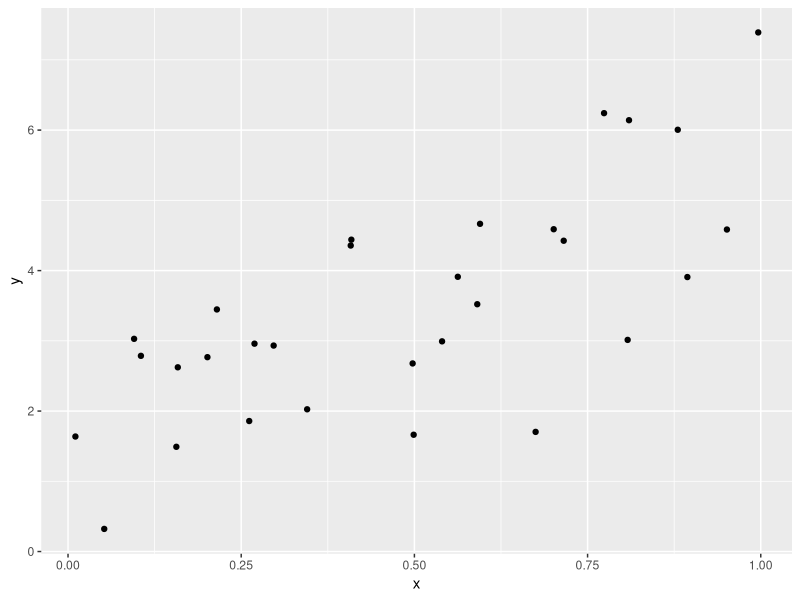

Recreate this plot in R.
## ---- chunk 1
knitr::opts_chunk$set(echo = TRUE)
library(tidyverse)
## ---- chunk 2

set.seed(1)

x = rnorm(25)

mean(x) / sd(x)
## ---- chunk 3

z_score = function(x) {
  
  z = mean(x) / sd(x)
  
  z # the things to return
  
}

z_score(x)
z_score(rnorm(1000))

## ---- chunk 4

## ---- chunk 5
z_score = function(x) {
  
  if (!is.numeric(x)) {
    stop("x must be numeric")
  } else if (length(x) < 3) {
    stop("x must have three or more entries")
  }
    
  
  z = mean(x) / sd(x)
  
  z 
  
}
## ---- chunk 6
z_score = function(x) {
  
  if (!is.numeric(x)) {
    stop("x must be numeric")
  } else if (length(x) < 3) {
    stop("x must have three or more entries")
  }
    
  mean_x = mean(x)
  sd_x = sd(x)
  z = mean(x) / sd(x)
  
  data_frame(mean = mean_x,
       sd = sd_x,
       z = z)

}

z_score(x)

## ---- chunk 7
sim_data = tibble(
  x = runif(30),
  y = 2 + 3 * x + rnorm(30, 0, 1)
)

ggplot(sim_data, aes(x = x, y = y)) + geom_point()

ls_fit = lm(y ~ x, data = sim_data)
  
beta0_hat = coef(ls_fit)[1]
beta1_hat = coef(ls_fit)[2]
## ---- chunk 8
sim_regression = function(n, beta0, beta1) {
  
  sim_data = tibble(
    x = runif(n),
    y = beta0 + beta1 * x + rnorm(n, 0, 1)
  )
  
  ls_fit = lm(y ~ x, data = sim_data)
  
  tibble(
    beta0_hat = coef(ls_fit)[1],
    beta1_hat = coef(ls_fit)[2]
  )
}
